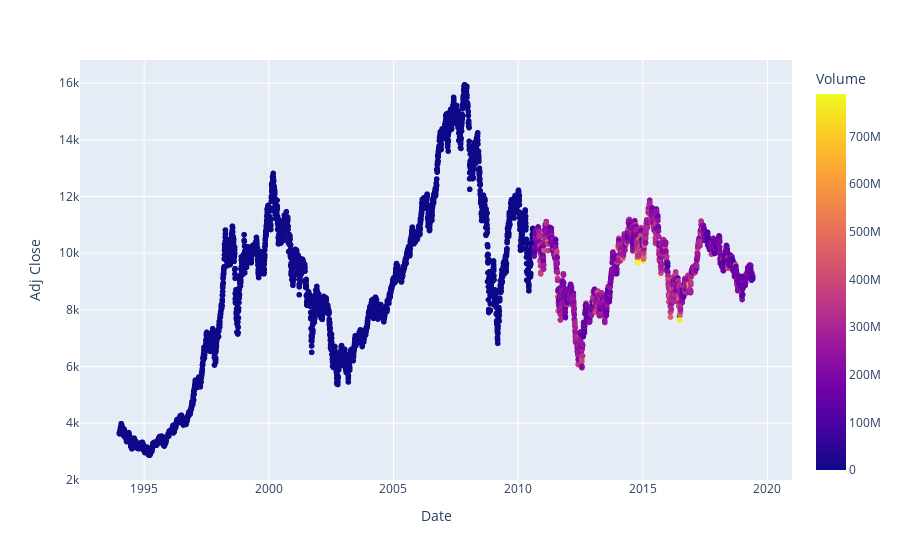

Here is the notebook cell this chart was saved with:
### Code cell
fig = px.scatter(new_df_train, x='Date', y='Adj Close', color='Volume')
fig.show()

### Figure 1 — Plotly figure (JSON) as saved in the notebook; plotly's stock layout.template omitted (floating-point values rounded to 4 significant figures; data arrays with more than 128 entries replaced by an {"elided": "..."} marker saying what was removed)
{"data": [{"hovertemplate": "Date=%{x}<br>Adj Close=%{y}<br>Volume=%{marker.color}<extra></extra>", "legendgroup": "", "marker": {"color": {"elided": "6421 int values"}, "coloraxis": "coloraxis", "symbol": "circle"}, "mode": "markers", "name": "", "showlegend": false, "type": "scattergl", "x": {"elided": "6421 str values"}, "xaxis": "x", "y": {"elided": "6421 float values"}, "yaxis": "y"}], "layout": {"coloraxis": {"colorbar": {"title": {"text": "Volume"}}, "colorscale": [[0, "#0d0887"], [0.1111, "#46039f"], [0.2222, "#7201a8"], [0.3333, "#9c179e"], [0.4444, "#bd3786"], [0.5556, "#d8576b"], [0.6667, "#ed7953"], [0.7778, "#fb9f3a"], [0.8889, "#fdca26"], [1, "#f0f921"]]}, "legend": {"tracegroupgap": 0}, "margin": {"t": 60}, "xaxis": {"anchor": "y", "domain": [0, 1], "title": {"text": "Date"}}, "yaxis": {"anchor": "x", "domain": [0, 1], "title": {"text": "Adj Close"}}}}
